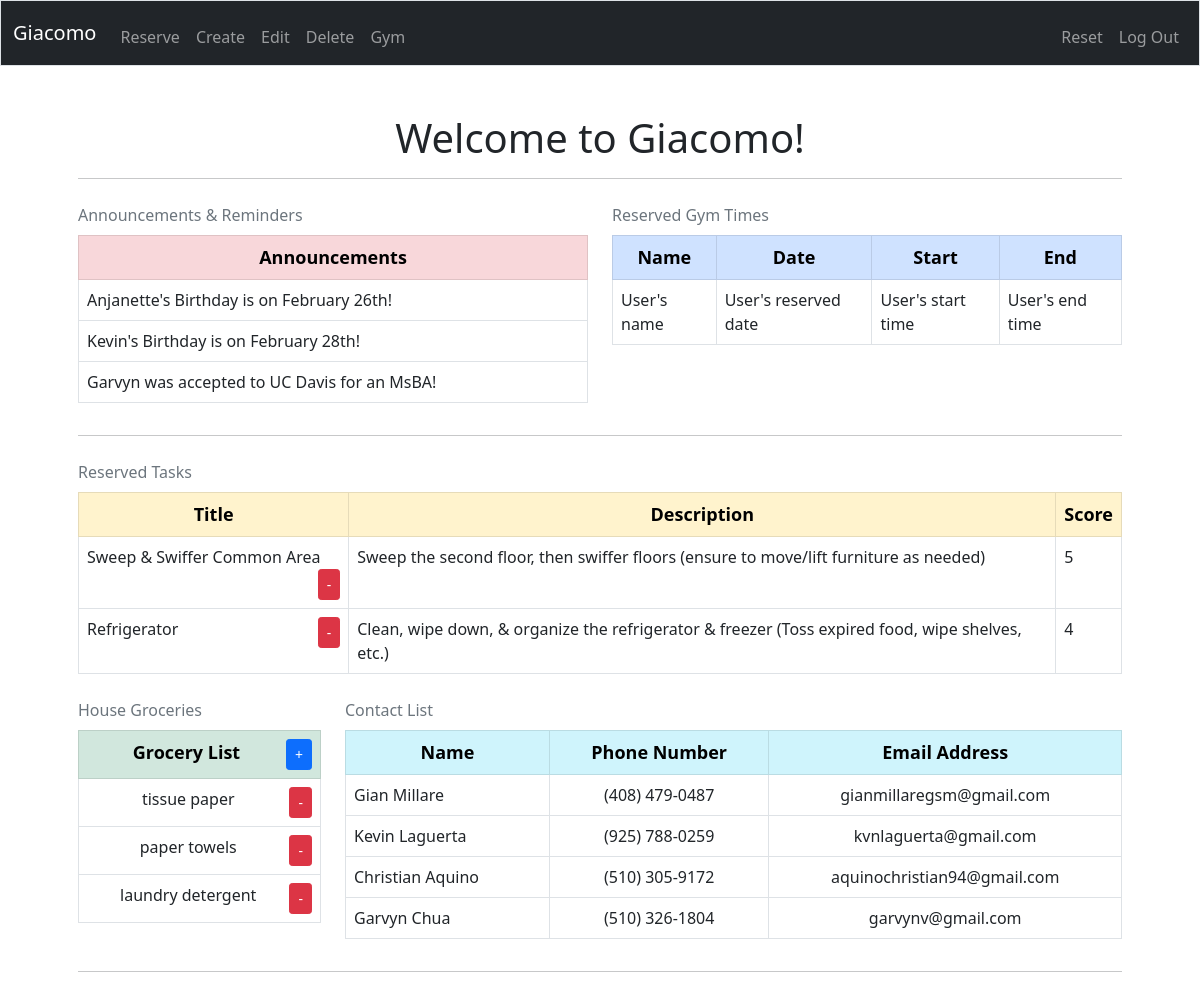
Page / (signed in) on the committed database.
### tables this page shows
CREATE TABLE reserved (
reserve_id INTEGER PRIMARY KEY AUTOINCREMENT NOT NULL,
user_id INTEGER NOT NULL,
title TEXT NOT NULL,
description TEXT NOT NULL,
score INTEGER NOT NULL,
FOREIGN KEY(user_id) REFERENCES housemates(id));

CREATE TABLE 'groceries' (
'item_id' INTEGER PRIMARY KEY AUTOINCREMENT NOT NULL,
'user_id' INTEGER NOT NULL DEFAULT 0,
'item' TEXT NOT NULL);

CREATE TABLE 'contacts' (
'name' TEXT NOT NULL,
'phone' TEXT NOT NULL,
'email' TEXT NOT NULL);

### app.py (the view, shortened to what this page needs)
@app.route("/", methods=["GET", "POST"])
@login_required
def index():
    c.execute("""
    SELECT reserve_id, title, description, score FROM reserved WHERE user_id = :user_id
    """, {"user_id": session["user_id"]})
    rows = c.fetchall()
    user_reserved_tasks = []
    for row in rows:
        user_reserved_tasks.append({
            "reserve_id": row[0],
            "title": row[1],
            "description": row[2],
            "score": row[3]
        })
    c.execute("""
    SELECT item_id, item from groceries
    """)
    results = c.fetchall()
    items = []
    for i in results:
        items.append({
            'item_id': i[0],
            'item':i[1]
        })
    c.execute("""
    SELECT name, phone, email FROM contacts
    """)
    results = c.fetchall()
    contact_info = []
    for i in results:
        contact_info.append({
            'name': i[0],
            'phone': i[1],
            'email': i[2]
        })
    return render_template("index.html", user_reserved_tasks=user_reserved_tasks, items=items, contact_info=contact_info)

### helpers.py (called while the page is built)
def login_required(f):
    @wraps(f)
    def decorated_functions(*args, **kwargs):
        if session.get("user_id") is None:
            return redirect("/login")
        return f(*args, **kwargs)
    return decorated_functions

### templates/index.html (shortened to what this page needs)
{% extends "layout.html" %}
{% block main %}
    <h1>Welcome to Giacomo!</h1>
    <hr>
    <div class="row">
        <div class="col-6">
            <table class="table table-bordered caption-top">
                <caption>Announcements & Reminders</caption>
                <thead class="table-danger">
                    <tr>
                        <th scope="col" style="font-size: large; text-align: center;">Announcements</th>
                    </tr>
                </thead>
                <tbody>
                    <tr>
                        <td scope="row">Anjanette's Birthday is on February 26th!</td>
                    </tr>
                    <tr>
                        <td scope="row">Kevin's Birthday is on February 28th!</td>
                    </tr>
                    <tr>
                        <td scope="row">Garvyn was accepted to UC Davis for an MsBA!</td>
                    </tr>
                </tbody>
            </table>
        </div>
        <div class="col-6">
            <table class="table table-bordered caption-top">
                <caption>Reserved Gym Times</caption>
                <thead class="table-primary">
                    <tr>
                        <th scope="col" style="font-size: large; text-align: center;">Name</th>
                        <th scope="col" style="font-size: large; text-align: center;">Date</th>
                        <th scope="col" style="font-size: large; text-align: center;">Start</th>
                        <th scope="col" style="font-size: large; text-align: center;">End</th>
                    </tr>
                </thead>
                <tbody>
                    <tr>
                        <td scope="row">User's name</td>
                        <td scope="row">User's reserved date</td>
                        <td scope="row">User's start time</td>
                        <td scope="row">User's end time</td>
                    </tr>
                </tbody>
            </table>
        </div>
    </div>
    <hr>
    <div class="row">
        <div class="col-12">
            <table class="table table-bordered caption-top">
                <caption>Reserved Tasks</caption>
                <thead class="table-warning">
                    <tr>
                        <th scope="col" style="font-size: large; text-align: center;">Title</th>
                        <th scope="col" style="font-size: large; text-align: center;">Description</th>
                        <th scope="col" style="font-size: large; text-align: center;">Score</th>
                    </tr>
                </thead>
                <tbody>
                    {% for i in user_reserved_tasks %}
                    <tr>
                        <td>{{ i["title"] }} <form style="display: inline; float: right;" method="POST" action="{{ url_for('complete_task', reserve_id=i.reserve_id) }}"><button class="btn btn-danger btn-sm" type="submit">-</button></form></td>
                        <td>{{ i["description"] }}</td>
                        <td>{{ i["score"] }}</td>
                    </tr>
                    {% endfor %}
                </tbody>
            </table>
        </div>
    </div>
    <div class="row">
        <div class="col-3">
            <table class="table table-bordered caption-top">
                <caption>House Groceries</caption>
                <thead class="table-success">
                    <tr>
                        <th scope="col" style="font-size: large; text-align: center;">Grocery List<a href="/add_grocery" style="float: right;" class="btn btn-primary btn-sm" role="button">+</a></th>
                    </tr>
                </thead>
                <tbody>
                    {% for item in items %}
                    <tr style="text-align: center;">
                        <td>{{ item.item }} <form style="display: inline; float: right;" method="POST" action="{{ url_for('delete_grocery', item_id=item.item_id) }}"><button class="btn btn-danger btn-sm" type="submit">-</button></form> </td>
                    </tr>
                    {% endfor %}
                </tbody>
            </table>
        </div>
        <div class="col-9">
            <table class="table table-bordered caption-top">
                <caption>Contact List</caption>
                <thead class="table-info">
                    <tr>
                        <th scope="col" style="font-size: large; text-align: center;">Name</th>
                        <th scope="col" style="font-size: large; text-align: center;">Phone Number</th>
                        <th scope="col" style="font-size: large; text-align: center;">Email Address</th>
                    </tr>
                </thead>
                <tbody>
                    {% for i in contact_info %}
                    <tr>
                        <td>{{ i["name"] }}</td>
                        <td style="text-align: center;">{{ i["phone"] }}</td>
                        <td style="text-align: center;">{{ i["email"] }}</td>
                    </tr>
                    {% endfor %}
                </tbody>
            </table>
        </div>
    </div>
    <hr>
{% endblock %}

### templates/layout.html (shortened to what this page needs)
<!DOCTYPE html>
<html lang="en">
    <head>
        <link href="https://cdn.jsdelivr.net/npm/bootstrap@5.0.0-beta1/dist/css/bootstrap.min.css" rel="stylesheet">
        <link href="/static/styles.css" rel="stylesheet">
    </head>
    <body>
        <nav class="navbar navbar-expand-lg navbar-dark bg-dark border">
            <div class="container-fluid">
                <a class="navbar-brand" href="/"><span class="giacomo_brand">Giacomo</span></a>
                <div class="collapse navbar-collapse" id="navbar">
                    {% if session.user_id %}
                        <ul class="navbar-nav mr-auto mt-2">
                            <li class="nav-item"><a class="nav-link" href="/reserve">Reserve</a></li>
                            <li class="nav-item"><a class="nav-link" href="/create">Create</a></li>
                            <li class="nav-item"><a class="nav-link" href="/edit">Edit</a></li>
                            <li class="nav-item"><a class="nav-link" href="/delete">Delete</a></li>
                            <li class="nav-item"><a class="nav-link" href="/gym">Gym</a></li>
                        </ul>
                        <ul class="navbar-nav ms-auto mt-2">
                            <li class="nav-item"><a class="nav-link" href="/reset">Reset</a></li>
                            <li class="nav-item"><a class="nav-link" href="/logout">Log Out</a></li>
                        </ul>
                    {% else %}
                        <ul class="navbar-nav ms-auto mt-2">
                            <li class="nav-item"><a class="nav-link" href="/register">Register</a></li>
                            <li class="nav-item"><a class="nav-link" href="/login">Log In</a></li>
                        </ul>
                    {% endif %}
                </div>
            </div>
        </nav>
        <main class="container p-5">
            {% block main %}{% endblock %}
        </main>
    </body>
</html>

### static/styles.css (style rules this page uses)
h1 { text-align: center; }

### rows in the picture
reserved: title "Sweep & Swiffer Common Area", description "Sweep the second floor, then swiffer floors (ensure to move/lift furniture as needed)", score "5"
reserved: title "Refrigerator", description "Clean, wipe down, & organize the refrigerator & freezer (Toss expired food, wipe shelves, etc.)", score "4"
groceries: item "tissue paper"
groceries: item "paper towels"
groceries: item "laundry detergent"
contacts: name "Gian Millare", phone "(408) 479-0487", email "gianmillaregsm@gmail.com"
contacts: name "Kevin Laguerta", phone "(925) 788-0259", email "kvnlaguerta@gmail.com"
contacts: name "Christian Aquino", phone "(510) 305-9172", email "aquinochristian94@gmail.com"
contacts: name "Garvyn Chua", phone "(510) 326-1804", email "garvynv@gmail.com"
